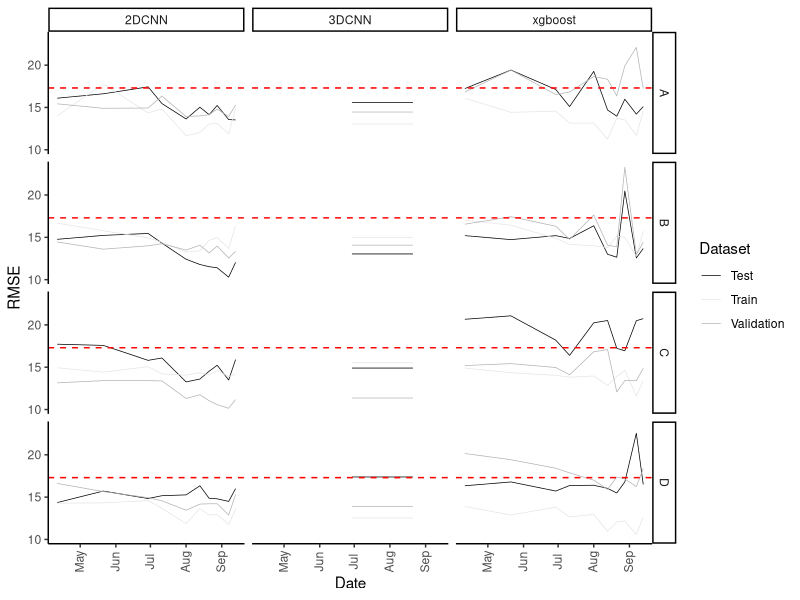
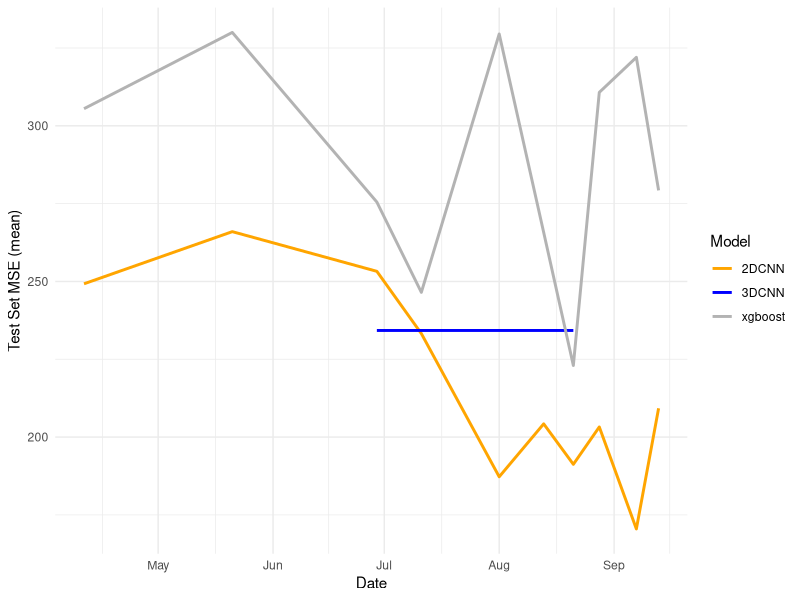

Reproduce these figures in R, in order.
## ---- chunk 1
library(lubridate)
library(ggplot2)
library(tidyverse)

rice <- read.csv('rice_remote_sensing - Sheet1.csv', header=T)
rice$Date <- as.Date(rice$Date, "%m-%d-%Y")
rice <- subset(rice, Date != "2019-06-13")
#rice.long <- rice %>% pivot_longer(c(Train_MSE, Val_MSE))
rice.long <- rice %>% pivot_longer(c(Train_MSE, Val_MSE, Test_MSE))

ggplot(rice.long, aes(x=Date, y=sqrt(value), col=name)) + geom_line(size=0.25) + facet_grid(Set~Model) + theme_classic() + geom_hline(yintercept = sqrt(17.3)^2, col="red", lty=2) + scale_color_manual(values = c("black","grey90", "grey70"), name="Dataset", labels=c("Test", "Train", "Validation")) + scale_linetype(name="Fold") + ylab("RMSE") + theme(axis.text.x = element_text(angle = 90, vjust=0.4))#+ geom_point(size=0.3)

#ggplot(rice.long, aes(x=Date, y=sqrt(value), col=name)) + geom_line(size=0.4) + facet_grid(Set~Model) + theme_minimal() + geom_hline(yintercept = sqrt(17.3)^2, col="red", lty=2) + scale_color_manual(values = c("grey70", "black"), name="Dataset", labels=c("Train", "Validation")) + scale_linetype(name="Fold") + ylab("RMSE") + theme(axis.text.x = element_text(angle = 90, vjust=0.4))#+ geom_point(size=0.2)
## ---- chunk 2
rice.test <- rice.long %>% group_by(Model, Date, name) %>% 
  summarize(meanMSE = mean(value), sdMSE = sd(value)) %>%
  filter(name == "Test_MSE")

ggplot(rice.test, aes(x=Date, y=meanMSE, col = Model)) + 
  geom_line(size=1) + 
  theme_minimal() + 
  scale_color_manual(values = c("orange","blue", "grey70")) + 
  ylab("Test Set MSE (mean)") #+
  #geom_errorbar(aes(ymin=meanMSE-sdMSE, ymax=meanMSE+sdMSE), width=.2)
